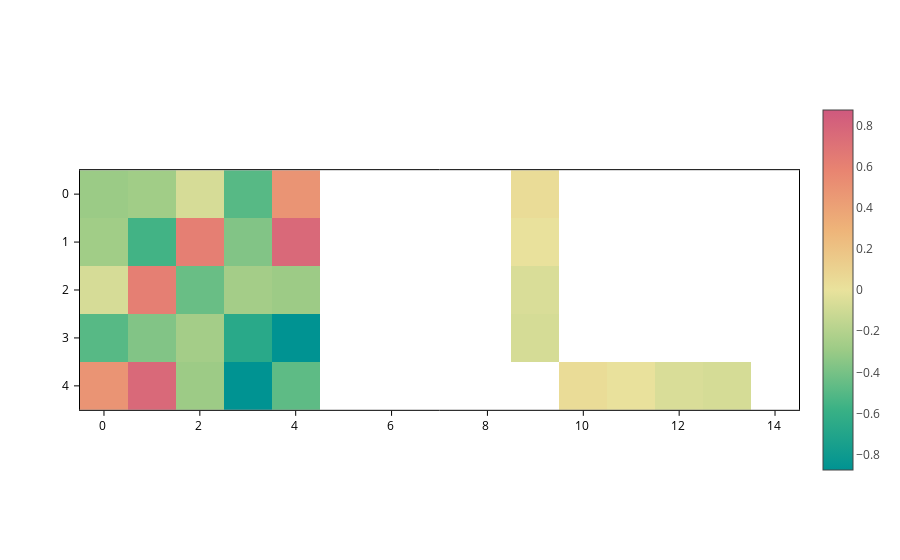

The cell this chart's notebook holds for it:
### Markdown cell above
## Changing the colorscale

The most obvious thing to tweak here is the colorscale, you can do so by using the `colorscale` input, which, as usual, accepts any colorscale that the plotting backend can understand.

### Code cell
plot.update_inputs(colorscale="temps")

### Figure 1 — Plotly figure (JSON) as saved in the notebook; plotly's stock layout.template omitted (floating-point values rounded to 4 significant figures)
{"data": [{"coloraxis": "coloraxis", "meta": {}, "opacity": 1, "type": "heatmap", "z": [[-0.2951, -0.2725, -0.07175, -0.4943, 0.4849, NaN, NaN, NaN, NaN, 0.03932, NaN, NaN, NaN, NaN, NaN], [-0.2725, -0.5563, 0.6192, -0.3688, 0.7636, NaN, NaN, NaN, NaN, 0.003369, NaN, NaN, NaN, NaN, NaN], [-0.07175, 0.6192, -0.4405, -0.2607, -0.2865, NaN, NaN, NaN, NaN, -0.05946, NaN, NaN, NaN, NaN, NaN], [-0.4943, -0.3688, -0.2607, -0.6635, -0.8746, NaN, NaN, NaN, NaN, -0.0767, NaN, NaN, NaN, NaN, NaN], [0.4849, 0.7636, -0.2865, -0.8746, -0.4729, NaN, NaN, NaN, NaN, NaN, 0.03932, 0.003369, -0.05946, -0.0767, NaN]], "zsmooth": false}], "layout": {"coloraxis": {"cmid": 0, "colorscale": [[0.0, "rgb(0, 147, 146)"], [0.1667, "rgb(57, 177, 133)"], [0.3333, "rgb(156, 203, 134)"], [0.5, "rgb(233, 226, 156)"], [0.6667, "rgb(238, 180, 121)"], [0.8333, "rgb(232, 132, 113)"], [1.0, "rgb(207, 89, 126)"]], "showscale": true}, "scene": {"aspectmode": "data", "xaxis": {"range": [-0.5, 14.5]}, "yaxis": {"range": [4.5, -0.5]}}, "xaxis": {"constrain": "domain", "range": [-0.5, 14.5], "scaleanchor": "y", "scaleratio": 1}, "yaxis": {"constrain": "domain", "range": [4.5, -0.5]}}}
